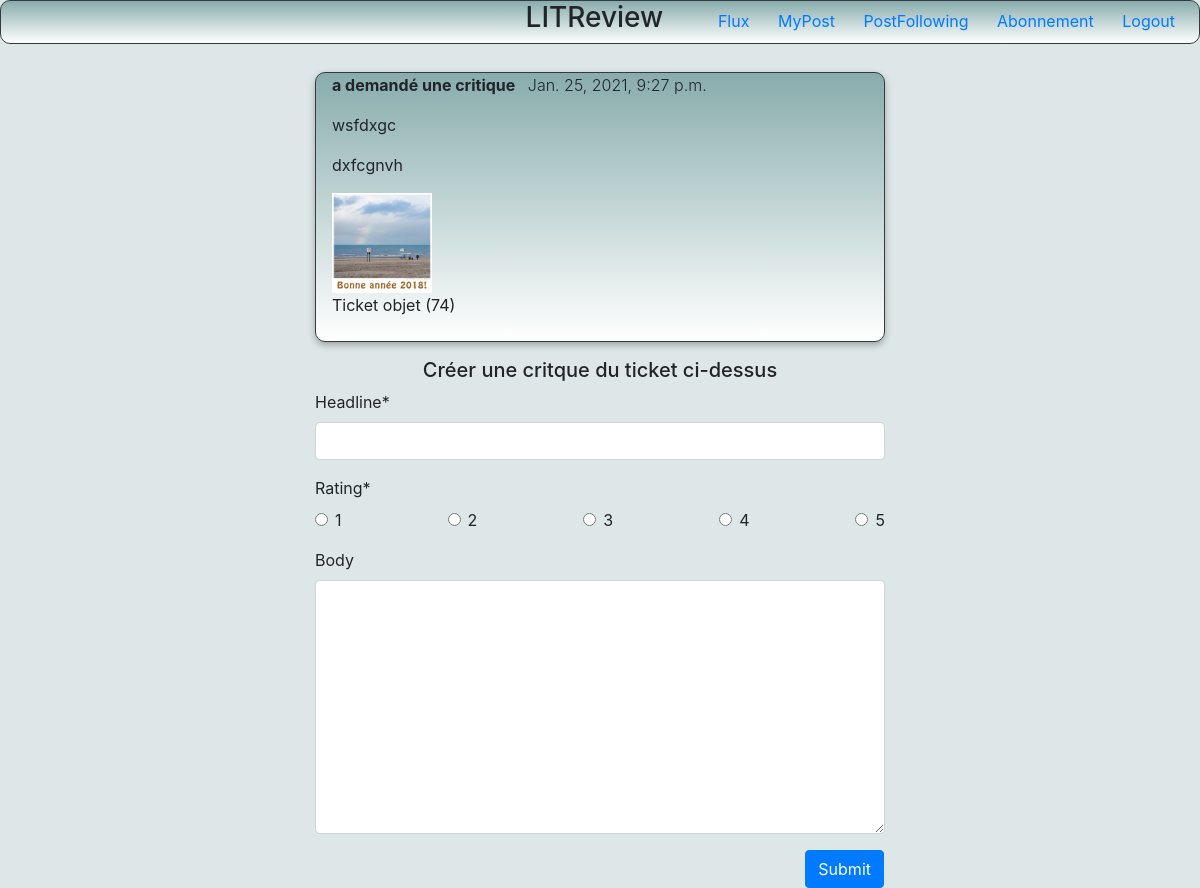
The app's page /review/74 (signed in) with its own data.
### litBlog/models.py (models this page shows)
class Ticket(models.Model):
    title = models.CharField(max_length=128)
    description = models.TextField(max_length=2048, blank=True)
    image = models.ImageField(null=True, blank=True, upload_to="images/")
    time_created = models.DateTimeField(auto_now=True)
    boolean = models.BooleanField(default=False)
    user = UserForeignKey(auto_user_add=True, on_delete=models.CASCADE)

### litBlog/views.py (the view)
# urls.py: path('review/', views.review, name='review'),
@login_required(login_url="login_blog")
def review(request, id_ticket=None, id_review=None):
    instance_ticket = get_object_or_404(Ticket, pk=id_ticket)
    instance_review = (
        get_object_or_404(Review, pk=id_review) if id_review is not None else None
    )
    if request.method == "POST":
        form = ReviewForm(request.POST, instance=instance_review)
        if form.is_valid():
            review = form.save(commit=False)
            review.ticket = instance_ticket
            review.save()
            return redirect("flux")
    else:
        form = ReviewForm(instance=instance_review)
    context = {"form": form, "ticket": instance_ticket}
    return render(request, "review.html", context)

### litBlog/form.py
class ReviewForm(forms.ModelForm):
    CHOICES = [(1, "1"), (2, "2"), (3, "3"), (4, "4"), (5, "5")]
    rating = forms.ChoiceField(
        choices=CHOICES, widget=forms.RadioSelect(attrs={"id": "test2"})
    )
    class Meta:
        model = Review
        fields = ("headline", "rating", "body")

### litBlog/templates/review.html (shortened to what this page needs)
{% extends "base_blog.html" %}
{% load crispy_forms_tags %}
{% block content %}
<div class="row d-flex justify-content-center">
    <div class="col-md-6">
        <div class="ticket_flux border border-dark mt-4 pl-3 pb-2">
            <p><span class="font-weight-bold">{{ticket.user}} a demandé une critique</span>
                <span class="font-weight-light ml-2">{{ticket.time_created}}</span>
            </p>
            <p>{{ticket.title}}</p>
            <p>{{ticket.description}}</p>
            {% if ticket.image %}
                <img src="{{ticket.image.url}}" width="100px" height="100px" alt="img" />
            {% endif %}
            <p>Ticket objet ({{ticket.id}})</p>
        </div>
        <H5 class="text-center mt-3">Créer une critque du ticket ci-dessus</H5>
        <form method="POST" >
            {{form|crispy}}
            <div class="row">
                <input class="btn btn-primary ml-auto mr-3" type="submit" value="Submit"/>
            </div>
        </form>
    </div>
</div>
{% endblock %}

### litBlog/static/css/style.css (style rules this page uses)
.ticket_flux { border-radius: 10px; box-shadow: 0 3px 7px rgba(0, 0, 0, 0.3); background: linear-gradient(#88acac, white); }
.body { background-color:#dee7e7; }
#div_id_rating div:last-child { display:flex; justify-content:space-between; }

### records on screen
Ticket: time_created "Jan. 25, 2021, 9:27 p.m.", title "wsfdxgc", description "dxfcgnvh", image (picture), id "74"
